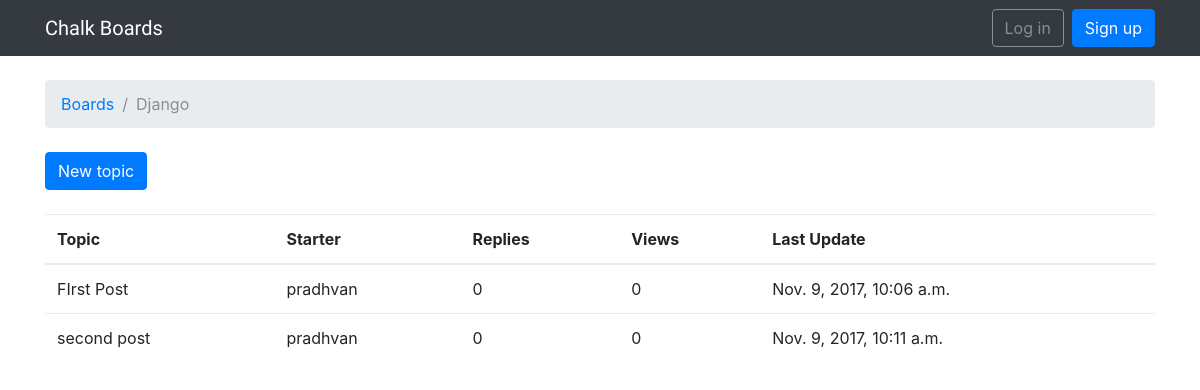
The app's page /boards/1/ with its own data.
### boards/models.py (models this page shows, shortened)
class Board(models.Model):
    name = models.CharField(max_length=30, unique=True)
    description = models.CharField(max_length=100)

class Topic(models.Model):
    subject = models.CharField(max_length=255)
    last_updated = models.DateTimeField(auto_now_add=True)
    board = models.ForeignKey(Board, related_name='topics')
    starter = models.ForeignKey(User, related_name='topics')

### boards/views.py (the view)
# urls.py: url(r'^boards/(?P<pk>\d+)/$', views.board_topics, name='board_topics'),
def board_topics(request, pk):
    board = get_object_or_404(Board, pk=pk)
    return render(request, 'topics.html', {'board': board})

### templates/topics.html (shortened to what this page needs)
{% extends 'base.html' %}
{% block breadcrumb %}
  <li class="breadcrumb-item"><a href="{% url 'home' %}">Boards</a></li>
  <li class="breadcrumb-item active">{{ board.name }}</li>
{% endblock %}
{% block content %}
  <div class="mb-4">
    <a href="{% url 'new_topic' board.pk %}" class="btn btn-primary">New topic</a>
  </div>
  <table class="table">
    <thead class="thead-inverse">
      <tr>
        <th>Topic</th>
        <th>Starter</th>
        <th>Replies</th>
        <th>Views</th>
        <th>Last Update</th>
      </tr>
    </thead>
    <tbody>
      {% for topic in board.topics.all %}
        <tr>
          <td>{{ topic.subject }}</td>
          <td>{{ topic.starter.username }}</td>
          <td>0</td>
          <td>0</td>
          <td>{{ topic.last_updated }}</td>
        </tr>
      {% endfor %}
    </tbody>
  </table>
{% endblock %}

### records on screen
Board: name "Django"
Topic: subject "FIrst Post", starter.username "pradhvan", last_updated "Nov. 9, 2017, 10:06 a.m."
Topic: subject "second post", starter.username "pradhvan", last_updated "Nov. 9, 2017, 10:11 a.m."
